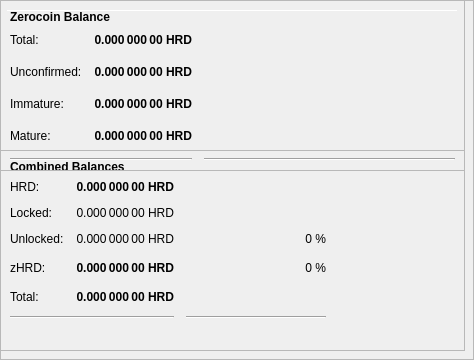
        <widget class="QFrame" name="frameObfuscation">
         <property name="minimumSize">
          <size>
           <width>0</width>
           <height>350</height>
          </size>
         </property>
         <property name="layoutDirection">
          <enum>Qt::LeftToRight</enum>
         </property>
         <property name="frameShape">
          <enum>QFrame::StyledPanel</enum>
         </property>
         <property name="frameShadow">
          <enum>QFrame::Raised</enum>
         </property>
         <widget class="QPushButton" name="runAutoDenom">
          <property name="geometry">
           <rect>
            <x>251</x>
            <y>17</y>
            <width>1</width>
            <height>1</height>
           </rect>
          </property>
          <property name="palette">
           <palette>
            <active>
             <colorrole role="WindowText">
              <brush brushstyle="SolidPattern">
               <color alpha="255">
                <red>0</red>
                <green>0</green>
                <blue>0</blue>
               </color>
              </brush>
             </colorrole>
             <colorrole role="Button">
              <brush brushstyle="SolidPattern">
               <color alpha="255">
                <red>239</red>
                <green>238</green>
                <blue>238</blue>
               </color>
              </brush>
             </colorrole>
             <colorrole role="Light">
              <brush brushstyle="SolidPattern">
               <color alpha="255">
                <red>255</red>
                <green>255</green>
                <blue>255</blue>
               </color>
              </brush>
             </colorrole>
             <colorrole role="Midlight">
              <brush brushstyle="SolidPattern">
               <color alpha="255">
                <red>247</red>
                <green>246</green>
                <blue>246</blue>
               </color>
              </brush>
             </colorrole>
             <colorrole role="Dark">
              <brush brushstyle="SolidPattern">
               <color alpha="255">
                <red>119</red>
                <green>119</green>
                <blue>119</blue>
               </color>
              </brush>
             </colorrole>
             <colorrole role="Mid">
              <brush brushstyle="SolidPattern">
               <color alpha="255">
                <red>159</red>
                <green>159</green>
                <blue>159</blue>
               </color>
              </brush>
             </colorrole>
             <colorrole role="Text">
              <brush brushstyle="SolidPattern">
               <color alpha="255">
                <red>0</red>
                <green>0</green>
                <blue>0</blue>
               </color>
              </brush>
             </colorrole>
             <colorrole role="BrightText">
              <brush brushstyle="SolidPattern">
               <color alpha="255">
                <red>255</red>
                <green>255</green>
                <blue>255</blue>
               </color>
              </brush>
             </colorrole>
             <colorrole role="ButtonText">
              <brush brushstyle="SolidPattern">
               <color alpha="255">
                <red>0</red>
                <green>0</green>
                <blue>0</blue>
               </color>
              </brush>
             </colorrole>
             <colorrole role="Base">
              <brush brushstyle="SolidPattern">
               <color alpha="255">
                <red>255</red>
                <green>255</green>
                <blue>255</blue>
               </color>
              </brush>
             </colorrole>
             <colorrole role="Window">
              <brush brushstyle="SolidPattern">
               <color alpha="255">
                <red>239</red>
                <green>238</green>
                <blue>238</blue>
               </color>
              </brush>
             </colorrole>
             <colorrole role="Shadow">
              <brush brushstyle="SolidPattern">
               <color alpha="255">
                <red>0</red>
                <green>0</green>
                <blue>0</blue>
               </color>
              </brush>
             </colorrole>
             <colorrole role="AlternateBase">
              <brush brushstyle="SolidPattern">
               <color alpha="255">
                <red>247</red>
                <green>246</green>
                <blue>246</blue>
               </color>
              </brush>
             </colorrole>
             <colorrole role="ToolTipBase">
              <brush brushstyle="SolidPattern">
               <color alpha="255">
                <red>255</red>
                <green>255</green>
                <blue>220</blue>
               </color>
              </brush>
             </colorrole>
             <colorrole role="ToolTipText">
              <brush brushstyle="SolidPattern">
               <color alpha="255">
                <red>0</red>
                <green>0</green>
                <blue>0</blue>
               </color>
              </brush>
             </colorrole>
            </active>
            <inactive>
             <colorrole role="WindowText">
              <brush brushstyle="SolidPattern">
               <color alpha="255">
                <red>0</red>
                <green>0</green>
                <blue>0</blue>
               </color>
              </brush>
             </colorrole>
             <colorrole role="Button">
              <brush brushstyle="SolidPattern">
               <color alpha="255">
                <red>239</red>
                <green>238</green>
                <blue>238</blue>
               </color>
              </brush>
             </colorrole>
             <colorrole role="Light">
              <brush brushstyle="SolidPattern">
               <color alpha="255">
                <red>255</red>
                <green>255</green>
                <blue>255</blue>
               </color>
              </brush>
             </colorrole>
             <colorrole role="Midlight">
              <brush brushstyle="SolidPattern">
               <color alpha="255">
                <red>247</red>
                <green>246</green>
                <blue>246</blue>
               </color>
              </brush>
             </colorrole>
             <colorrole role="Dark">
              <brush brushstyle="SolidPattern">
               <color alpha="255">
                <red>119</red>
                <green>119</green>
                <blue>119</blue>
               </color>
              </brush>
             </colorrole>
             <colorrole role="Mid">
              <brush brushstyle="SolidPattern">
               <color alpha="255">
                <red>159</red>
                <green>159</green>
                <blue>159</blue>
               </color>
              </brush>
             </colorrole>
             <colorrole role="Text">
              <brush brushstyle="SolidPattern">
               <color alpha="255">
                <red>0</red>
                <green>0</green>
                <blue>0</blue>
               </color>
              </brush>
             </colorrole>
             <colorrole role="BrightText">
              <brush brushstyle="SolidPattern">
               <color alpha="255">
                <red>255</red>
                <green>255</green>
                <blue>255</blue>
               </color>
              </brush>
             </colorrole>
             <colorrole role="ButtonText">
              <brush brushstyle="SolidPattern">
               <color alpha="255">
                <red>0</red>
                <green>0</green>
                <blue>0</blue>
               </color>
              </brush>
             </colorrole>
             <colorrole role="Base">
              <brush brushstyle="SolidPattern">
               <color alpha="255">
                <red>255</red>
                <green>255</green>
                <blue>255</blue>
               </color>
              </brush>
             </colorrole>
             <colorrole role="Window">
              <brush brushstyle="SolidPattern">
               <color alpha="255">
                <red>239</red>
                <green>238</green>
                <blue>238</blue>
               </color>
              </brush>
             </colorrole>
             <colorrole role="Shadow">
              <brush brushstyle="SolidPattern">
               <color alpha="255">
                <red>0</red>
                <green>0</green>
                <blue>0</blue>
               </color>
              </brush>
             </colorrole>
             <colorrole role="AlternateBase">
              <brush brushstyle="SolidPattern">
               <color alpha="255">
                <red>247</red>
                <green>246</green>
                <blue>246</blue>
               </color>
              </brush>
             </colorrole>
             <colorrole role="ToolTipBase">
              <brush brushstyle="SolidPattern">
               <color alpha="255">
                <red>255</red>
                <green>255</green>
                <blue>220</blue>
               </color>
              </brush>
             </colorrole>
             <colorrole role="ToolTipText">
              <brush brushstyle="SolidPattern">
               <color alpha="255">
                <red>0</red>
                <green>0</green>
                <blue>0</blue>
               </color>
              </brush>
             </colorrole>
            </inactive>
            <disabled>
             <colorrole role="WindowText">
              <brush brushstyle="SolidPattern">
               <color alpha="255">
                <red>119</red>
                <green>119</green>
                <blue>119</blue>
               </color>
              </brush>
             </colorrole>
             <colorrole role="Button">
              <brush brushstyle="SolidPattern">
               <color alpha="255">
                <red>239</red>
                <green>238</green>
                <blue>238</blue>
               </color>
              </brush>
             </colorrole>
             <colorrole role="Light">
              <brush brushstyle="SolidPattern">
               <color alpha="255">
                <red>255</red>
                <green>255</green>
                <blue>255</blue>
               </color>
              </brush>
             </colorrole>
             <colorrole role="Midlight">
              <brush brushstyle="SolidPattern">
               <color alpha="255">
                <red>247</red>
                <green>246</green>
                <blue>246</blue>
               </color>
              </brush>
             </colorrole>
             <colorrole role="Dark">
              <brush brushstyle="SolidPattern">
               <color alpha="255">
                <red>119</red>
                <green>119</green>
                <blue>119</blue>
               </color>
              </brush>
             </colorrole>
             <colorrole role="Mid">
              <brush brushstyle="SolidPattern">
               <color alpha="255">
                <red>159</red>
                <green>159</green>
                <blue>159</blue>
               </color>
              </brush>
             </colorrole>
             <colorrole role="Text">
              <brush brushstyle="SolidPattern">
               <color alpha="255">
                <red>119</red>
                <green>119</green>
                <blue>119</blue>
               </color>
              </brush>
             </colorrole>
             <colorrole role="BrightText">
              <brush brushstyle="SolidPattern">
               <color alpha="255">
                <red>255</red>
                <green>255</green>
                <blue>255</blue>
               </color>
              </brush>
             </colorrole>
             <colorrole role="ButtonText">
              <brush brushstyle="SolidPattern">
               <color alpha="255">
                <red>119</red>
                <green>119</green>
                <blue>119</blue>
               </color>
              </brush>
             </colorrole>
             <colorrole role="Base">
              <brush brushstyle="SolidPattern">
               <color alpha="255">
                <red>239</red>
                <green>238</green>
                <blue>238</blue>
               </color>
              </brush>
             </colorrole>
             <colorrole role="Window">
              <brush brushstyle="SolidPattern">
               <color alpha="255">
                <red>239</red>
                <green>238</green>
                <blue>238</blue>
               </color>
              </brush>
             </colorrole>
             <colorrole role="Shadow">
              <brush brushstyle="SolidPattern">
               <color alpha="255">
                <red>0</red>
                <green>0</green>
                <blue>0</blue>
               </color>
              </brush>
             </colorrole>
             <colorrole role="AlternateBase">
              <brush brushstyle="SolidPattern">
               <color alpha="255">
                <red>239</red>
                <green>238</green>
                <blue>238</blue>
               </color>
              </brush>
             </colorrole>
             <colorrole role="ToolTipBase">
              <brush brushstyle="SolidPattern">
               <color alpha="255">
                <red>255</red>
                <green>255</green>
                <blue>220</blue>
               </color>
              </brush>
             </colorrole>
             <colorrole role="ToolTipText">
              <brush brushstyle="SolidPattern">
               <color alpha="255">
                <red>0</red>
                <green>0</green>
                <blue>0</blue>
               </color>
              </brush>
             </colorrole>
            </disabled>
           </palette>
          </property>
          <property name="focusPolicy">
           <enum>Qt::NoFocus</enum>
          </property>
          <property name="autoFillBackground">
           <bool>true</bool>
          </property>
          <property name="text">
           <string/>
          </property>
          <property name="flat">
           <bool>true</bool>
          </property>
         </widget>
         <widget class="Line" name="line">
          <property name="geometry">
           <rect>
            <x>7</x>
            <y>10</y>
            <width>451</width>
            <height>1</height>
           </rect>
          </property>
          <property name="orientation">
           <enum>Qt::Horizontal</enum>
          </property>
         </widget>
         <widget class="QFrame" name="frame_3">
          <property name="geometry">
           <rect>
            <x>0</x>
            <y>150</y>
            <width>465</width>
            <height>201</height>
           </rect>
          </property>
          <property name="frameShape">
           <enum>QFrame::StyledPanel</enum>
          </property>
          <property name="frameShadow">
           <enum>QFrame::Raised</enum>
          </property>
          <layout class="QVBoxLayout" name="verticalLayout_5">
           <item>
            <layout class="QHBoxLayout" name="horizontalLayout_5" stretch="0">
             <item>
              <widget class="QLabel" name="label_5z">
               <property name="maximumSize">
                <size>
                 <width>16777215</width>
                 <height>20</height>
                </size>
               </property>
               <property name="font">
                <font>
                 <weight>75</weight>
                 <bold>true</bold>
                </font>
               </property>
               <property name="toolTip">
                <string>Combined Balances (including unconfirmed and immature coins)</string>
               </property>
               <property name="text">
                <string>&lt;html&gt;&lt;head/&gt;&lt;body&gt;&lt;p&gt;Combined Balances&lt;/p&gt;&lt;/body&gt;&lt;/html&gt;</string>
               </property>
              </widget>
             </item>
            </layout>
           </item>
           <item>
            <layout class="QGridLayout" name="gridLayout_3">
             <property name="spacing">
              <number>12</number>
             </property>
             <item row="7" column="0" colspan="2">
              <widget class="Line" name="lineSpendableBalance_3">
               <property name="orientation">
                <enum>Qt::Horizontal</enum>
               </property>
              </widget>
             </item>
             <item row="7" column="2">
              <widget class="Line" name="lineWatchBalance_3">
               <property name="sizePolicy">
                <sizepolicy hsizetype="Preferred" vsizetype="Fixed">
                 <horstretch>0</horstretch>
                 <verstretch>0</verstretch>
                </sizepolicy>
               </property>
               <property name="minimumSize">
                <size>
                 <width>140</width>
                 <height>0</height>
                </size>
               </property>
               <property name="orientation">
                <enum>Qt::Horizontal</enum>
               </property>
              </widget>
             </item>
             <item row="4" column="1">
              <widget class="QLabel" name="labelzBalancez">
               <property name="font">
                <font>
                 <weight>75</weight>
                 <bold>true</bold>
                </font>
               </property>
               <property name="cursor">
                <cursorShape>IBeamCursor</cursorShape>
               </property>
               <property name="toolTip">
                <string>Total of transactions that have yet to be confirmed, and do not yet count toward the spendable balance</string>
               </property>
               <property name="text">
                <string notr="true">0.000 000 00 HRD</string>
               </property>
               <property name="alignment">
                <set>Qt::AlignRight|Qt::AlignTrailing|Qt::AlignVCenter</set>
               </property>
               <property name="textInteractionFlags">
                <set>Qt::LinksAccessibleByMouse|Qt::TextSelectableByKeyboard|Qt::TextSelectableByMouse</set>
               </property>
              </widget>
             </item>
             <item row="6" column="1">
              <widget class="QLabel" name="labelTotalz">
               <property name="font">
                <font>
                 <weight>75</weight>
                 <bold>true</bold>
                </font>
               </property>
               <property name="cursor">
                <cursorShape>IBeamCursor</cursorShape>
               </property>
               <property name="toolTip">
                <string>Total Balance, including unconfirmed and immature coins.</string>
               </property>
               <property name="text">
                <string notr="true">0.000 000 00 HRD</string>
               </property>
               <property name="alignment">
                <set>Qt::AlignRight|Qt::AlignTrailing|Qt::AlignVCenter</set>
               </property>
               <property name="textInteractionFlags">
                <set>Qt::LinksAccessibleByMouse|Qt::TextSelectableByKeyboard|Qt::TextSelectableByMouse</set>
               </property>
              </widget>
             </item>
             <item row="4" column="3">
              <spacer name="horizontalSpacer_6">
               <property name="orientation">
                <enum>Qt::Horizontal</enum>
               </property>
               <property name="sizeHint" stdset="0">
                <size>
                 <width>40</width>
                 <height>20</height>
                </size>
               </property>
              </spacer>
             </item>
             <item row="6" column="0">
              <widget class="QLabel" name="labelTotalTextz">
               <property name="text">
                <string>Total:</string>
               </property>
              </widget>
             </item>
             <item row="1" column="0">
              <widget class="QLabel" name="labelBalanceTextz">
               <property name="text">
                <string>HRD:</string>
               </property>
              </widget>
             </item>
             <item row="1" column="1">
              <widget class="QLabel" name="labelBalancez">
               <property name="font">
                <font>
                 <weight>75</weight>
                 <bold>true</bold>
                </font>
               </property>
               <property name="cursor">
                <cursorShape>IBeamCursor</cursorShape>
               </property>
               <property name="toolTip">
                <string>Your current spendable balance</string>
               </property>
               <property name="text">
                <string notr="true">0.000 000 00 HRD</string>
               </property>
               <property name="alignment">
                <set>Qt::AlignRight|Qt::AlignTrailing|Qt::AlignVCenter</set>
               </property>
               <property name="textInteractionFlags">
                <set>Qt::LinksAccessibleByMouse|Qt::TextSelectableByKeyboard|Qt::TextSelectableByMouse</set>
               </property>
              </widget>
             </item>
             <item row="4" column="0">
              <widget class="QLabel" name="labelzBalanceTextz">
               <property name="toolTip">
                <string/>
               </property>
               <property name="text">
                <string>zHRD:</string>
               </property>
              </widget>
             </item>
             <item row="4" column="2">
              <widget class="QLabel" name="labelzHRDPercent">
               <property name="toolTip">
                <string>Current percentage of zHRD.
If AutoMint is enabled this percentage will settle around the configured AutoMint percentage (default = 10%)</string>
               </property>
               <property name="text">
                <string>0 %</string>
               </property>
               <property name="alignment">
                <set>Qt::AlignRight|Qt::AlignTrailing|Qt::AlignVCenter</set>
               </property>
              </widget>
             </item>
             <item row="6" column="2">
              <widget class="QLabel" name="label100Percent">
               <property name="text">
                <string/>
               </property>
               <property name="alignment">
                <set>Qt::AlignRight|Qt::AlignTrailing|Qt::AlignVCenter</set>
               </property>
              </widget>
             </item>
             <item row="2" column="1">
              <widget class="QLabel" name="labelLockedBalance">
               <property name="toolTip">
                <string>Locked HRD or Masternode collaterals. These are excluded from zHRD minting.</string>
               </property>
               <property name="text">
                <string>0.000 000 00 HRD</string>
               </property>
               <property name="alignment">
                <set>Qt::AlignRight|Qt::AlignTrailing|Qt::AlignVCenter</set>
               </property>
              </widget>
             </item>
             <item row="2" column="0">
              <widget class="QLabel" name="labelLockedBalanceText">
               <property name="toolTip">
                <string>Locked HRD or Masternode collaterals. These are excluded from zHRD minting.</string>
               </property>
               <property name="text">
                <string>Locked:</string>
               </property>
              </widget>
             </item>
             <item row="3" column="0">
              <widget class="QLabel" name="labelUnLockedBalanceText">
               <property name="toolTip">
                <string>Unlocked HRDs. These can be used for zHRD minting.</string>
               </property>
               <property name="text">
                <string>Unlocked:</string>
               </property>
              </widget>
             </item>
             <item row="3" column="1">
              <widget class="QLabel" name="labelUnLockedBalance">
               <property name="toolTip">
                <string>Unlocked HRDs. These can be used for zHRD minting.</string>
               </property>
               <property name="text">
                <string>0.000 000 00 HRD</string>
               </property>
               <property name="alignment">
                <set>Qt::AlignRight|Qt::AlignTrailing|Qt::AlignVCenter</set>
               </property>
              </widget>
             </item>
             <item row="3" column="2">
              <widget class="QLabel" name="labelHRDPercent">
               <property name="text">
                <string>0 %</string>
               </property>
               <property name="alignment">
                <set>Qt::AlignRight|Qt::AlignTrailing|Qt::AlignVCenter</set>
               </property>
              </widget>
             </item>
            </layout>
           </item>
           <item>
            <spacer name="verticalSpacer">
             <property name="orientation">
              <enum>Qt::Vertical</enum>
             </property>
             <property name="sizeHint" stdset="0">
              <size>
               <width>20</width>
               <height>40</height>
              </size>
             </property>
            </spacer>
           </item>
          </layout>
         </widget>
         <widget class="QFrame" name="frame_4">
          <property name="geometry">
           <rect>
            <x>0</x>
            <y>0</y>
            <width>465</width>
            <height>171</height>
           </rect>
          </property>
          <property name="frameShape">
           <enum>QFrame::StyledPanel</enum>
          </property>
          <property name="frameShadow">
           <enum>QFrame::Raised</enum>
          </property>
          <layout class="QVBoxLayout" name="verticalLayout_7">
           <item>
            <layout class="QHBoxLayout" name="horizontalLayout_8" stretch="0">
             <item>
              <widget class="QLabel" name="label_5z_3">
               <property name="maximumSize">
                <size>
                 <width>16777215</width>
                 <height>20</height>
                </size>
               </property>
               <property name="font">
                <font>
                 <weight>75</weight>
                 <bold>true</bold>
                </font>
               </property>
               <property name="text">
                <string>Zerocoin Balance</string>
               </property>
              </widget>
             </item>
            </layout>
           </item>
           <item>
            <layout class="QGridLayout" name="gridLayout_5">
             <property name="spacing">
              <number>12</number>
             </property>
             <item row="4" column="0">
              <widget class="QLabel" name="labelzBalanceMatureText">
               <property name="toolTip">
                <string>Mature: more than 20 confirmation and more than 3 mints of the same denomination after it was minted.
These zHRD are spendable.</string>
               </property>
               <property name="text">
                <string>Mature:</string>
               </property>
              </widget>
             </item>
             <item row="5" column="0" colspan="2">
              <widget class="Line" name="lineSpendableBalance_5">
               <property name="orientation">
                <enum>Qt::Horizontal</enum>
               </property>
              </widget>
             </item>
             <item row="1" column="1">
              <widget class="QLabel" name="labelzBalance">
               <property name="font">
                <font>
                 <weight>75</weight>
                 <bold>true</bold>
                </font>
               </property>
               <property name="cursor">
                <cursorShape>IBeamCursor</cursorShape>
               </property>
               <property name="toolTip">
                <string>All available zHRD, unconfirmed and immature zHRD included.</string>
               </property>
               <property name="text">
                <string notr="true">0.000 000 00 HRD</string>
               </property>
               <property name="alignment">
                <set>Qt::AlignRight|Qt::AlignTrailing|Qt::AlignVCenter</set>
               </property>
               <property name="textInteractionFlags">
                <set>Qt::LinksAccessibleByMouse|Qt::TextSelectableByKeyboard|Qt::TextSelectableByMouse</set>
               </property>
              </widget>
             </item>
             <item row="5" column="2">
              <widget class="Line" name="lineWatchBalance_5">
               <property name="sizePolicy">
                <sizepolicy hsizetype="Preferred" vsizetype="Fixed">
                 <horstretch>0</horstretch>
                 <verstretch>0</verstretch>
                </sizepolicy>
               </property>
               <property name="minimumSize">
                <size>
                 <width>140</width>
                 <height>0</height>
                </size>
               </property>
               <property name="orientation">
                <enum>Qt::Horizontal</enum>
               </property>
              </widget>
             </item>
             <item row="1" column="0">
              <widget class="QLabel" name="labelzBalanceText">
               <property name="toolTip">
                <string>All available zHRD, unconfirmed and immature zHRD included.</string>
               </property>
               <property name="text">
                <string>Total:</string>
               </property>
              </widget>
             </item>
             <item row="1" column="2">
              <spacer name="horizontalSpacer_8">
               <property name="orientation">
                <enum>Qt::Horizontal</enum>
               </property>
               <property name="sizeHint" stdset="0">
                <size>
                 <width>40</width>
                 <height>20</height>
                </size>
               </property>
              </spacer>
             </item>
             <item row="4" column="2">
              <spacer name="horizontalSpacer_4">
               <property name="orientation">
                <enum>Qt::Horizontal</enum>
               </property>
               <property name="sizeHint" stdset="0">
                <size>
                 <width>40</width>
                 <height>20</height>
                </size>
               </property>
              </spacer>
             </item>
             <item row="4" column="1">
              <widget class="QLabel" name="labelzBalanceMature">
               <property name="font">
                <font>
                 <weight>75</weight>
                 <bold>true</bold>
                </font>
               </property>
               <property name="toolTip">
                <string>Mature: more than 20 confirmation and more than 3 mints of the same denomination after it was minted.
These zHRD are spendable.</string>
               </property>
               <property name="text">
                <string>0.000 000 00 HRD</string>
               </property>
               <property name="alignment">
                <set>Qt::AlignRight|Qt::AlignTrailing|Qt::AlignVCenter</set>
               </property>
              </widget>
             </item>
             <item row="2" column="0">
              <widget class="QLabel" name="labelzBalanceUnconfirmedText">
               <property name="toolTip">
                <string>Unconfirmed: less than 20 confirmations
Immature: confirmed, but less than 3 mints of the same denomination after it was minted</string>
               </property>
               <property name="text">
                <string>Unconfirmed:</string>
               </property>
              </widget>
             </item>
             <item row="2" column="1">
              <widget class="QLabel" name="labelzBalanceUnconfirmed">
               <property name="font">
                <font>
                 <weight>75</weight>
                 <bold>true</bold>
                </font>
               </property>
               <property name="toolTip">
                <string>Unconfirmed: less than 20 confirmations
Immature: confirmed, but less than 3 mints of the same denomination after it was minted</string>
               </property>
               <property name="text">
                <string>0.000 000 00 HRD</string>
               </property>
               <property name="alignment">
                <set>Qt::AlignRight|Qt::AlignTrailing|Qt::AlignVCenter</set>
               </property>
              </widget>
             </item>
             <item row="2" column="2">
              <spacer name="horizontalSpacer_5">
               <property name="orientation">
                <enum>Qt::Horizontal</enum>
               </property>
               <property name="sizeHint" stdset="0">
                <size>
                 <width>40</width>
                 <height>20</height>
                </size>
               </property>
              </spacer>
             </item>
             <item row="3" column="0">
              <widget class="QLabel" name="labelzBalanceImmatureText">
               <property name="toolTip">
                <string>Unconfirmed: less than 20 confirmations
Immature: confirmed, but less than 3 mints of the same denomination after it was minted</string>
               </property>
               <property name="text">
                <string>Immature:</string>
               </property>
              </widget>
             </item>
             <item row="3" column="1">
              <widget class="QLabel" name="labelzBalanceImmature">
               <property name="font">
                <font>
                 <weight>75</weight>
                 <bold>true</bold>
                </font>
               </property>
               <property name="toolTip">
                <string>Unconfirmed: less than 20 confirmations
Immature: confirmed, but less than 3 mints of the same denomination after it was minted</string>
               </property>
               <property name="text">
                <string>0.000 000 00 HRD</string>
               </property>
               <property name="alignment">
                <set>Qt::AlignRight|Qt::AlignTrailing|Qt::AlignVCenter</set>
               </property>
              </widget>
             </item>
             <item row="3" column="2">
              <spacer name="horizontalSpacer_7">
               <property name="orientation">
                <enum>Qt::Horizontal</enum>
               </property>
               <property name="sizeHint" stdset="0">
                <size>
                 <width>40</width>
                 <height>20</height>
                </size>
               </property>
              </spacer>
             </item>
            </layout>
           </item>
          </layout>
         </widget>
        </widget>
